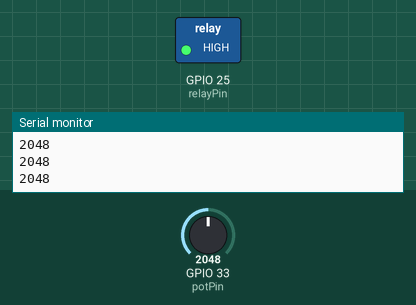
The sketch below on a simulated ESP32. Parts: switched loads named in the sketch (green lamp = pin HIGH), the last lines printed to the serial monitor. Inputs (shaded band) come from the test bench; at power-on: GPIO 33 (potPin) = 2048.

Above: at 2.2 s.
2.3 s: GPIO 33 (potPin) set to 2164
At 3.2 s:
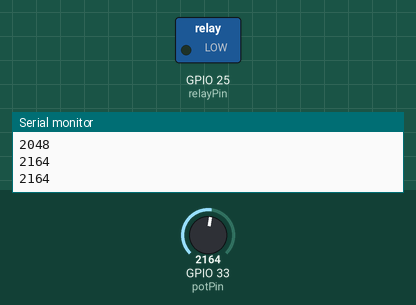
4.0 s: GPIO 33 (potPin) set to 2060
At 4.4 s:
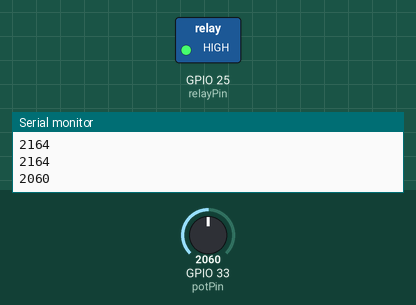
5.5 s: GPIO 33 (potPin) set to 2140
At 6.8 s:
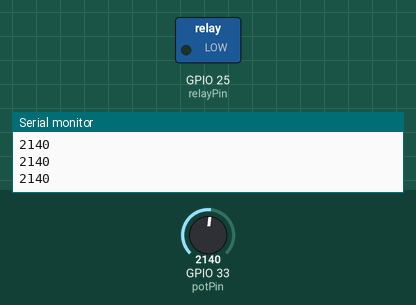
Timing chart, 0 to 8.5 s (numbered marks = the images above; inputs shaded):
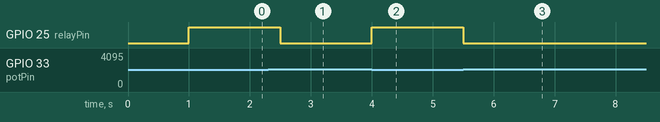

Measured:
- the behaviour switches between 2099 and 2100 on GPIO 33 (potPin) (found by bisection; images 0 and 1)
- after the input at 2.3 s, GPIO 25 (relayPin): HIGH → LOW after 0.20 s
- after the input at 4.0 s, GPIO 25 (relayPin): LOW → HIGH at once
- after the input at 5.5 s, GPIO 25 (relayPin): HIGH → LOW at once

The sketch:

Carte3AU_06.ino
```cpp
/*
  Code 06: Test Potentiometer (GPIO33 = ADC1 Channel 5) and Relay (GPIO25)
*/


// Potentiometer is connected to GPIO 33 (Analog ADC1_CH5)
const int potPin = 33;

// Relay is connected to GPIO 25
const int relayPin = 25;
const int TempThreshold = 2100;

// variable for storing the potentiometer value
int potValue = 0;

void setup() {
  Serial.begin(115200);
  delay(1000);
  pinMode(relayPin, OUTPUT);
  digitalWrite(relayPin, LOW); // Relay is OFF
}

void loop() {
  // Reading potentiometer value
  potValue = analogRead(potPin);
  Serial.println(potValue);
  if (potValue < TempThreshold)
    digitalWrite(relayPin, HIGH); // Relay is ON
  else
    digitalWrite(relayPin, LOW); // Relay is OFF
  delay(500);
}
```
